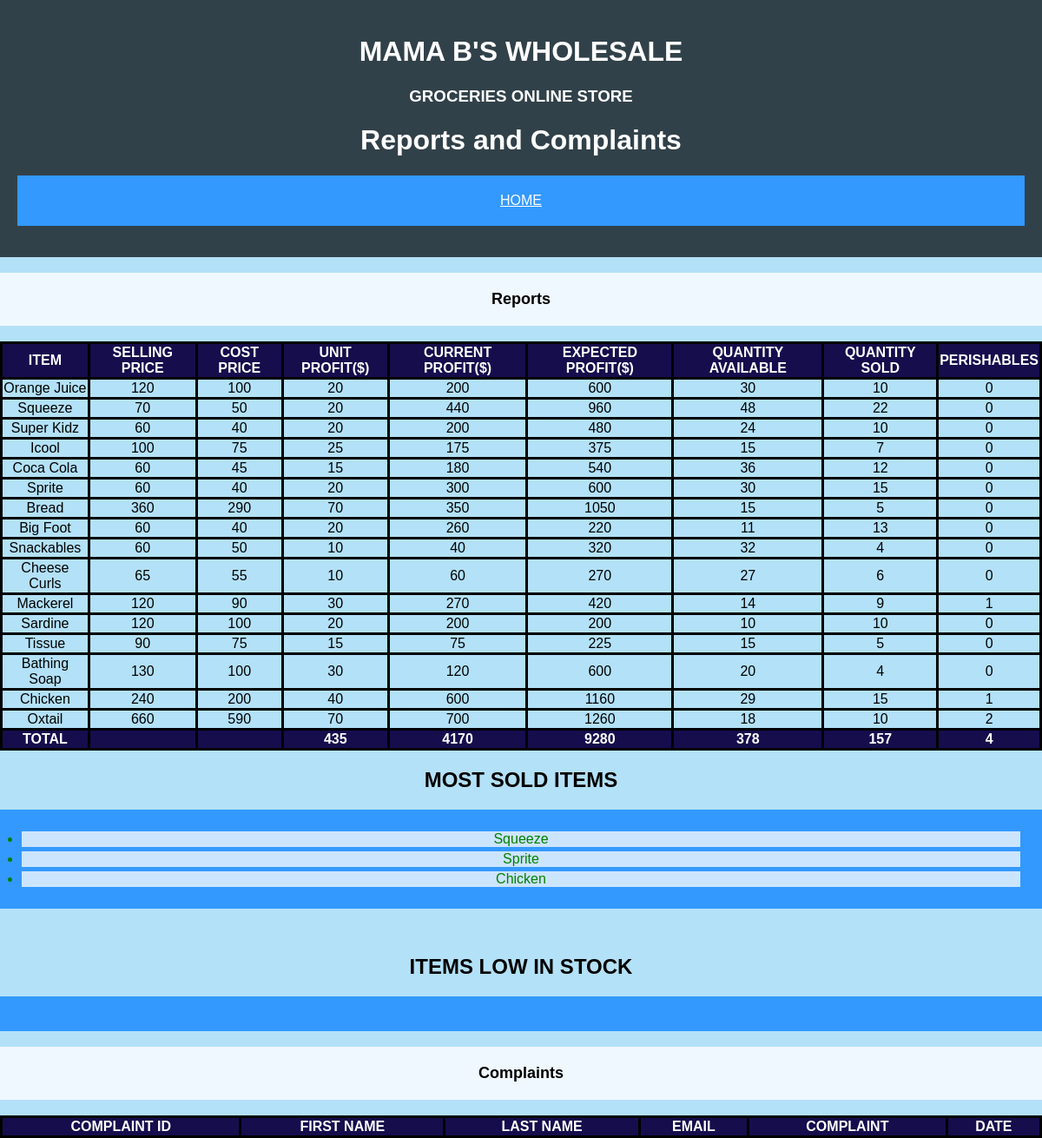
Screenshot of /PHP/Report.php with the database file from the repository.
### tables this page shows
CREATE TABLE ITEMS(
    Id INT NOT NULL AUTO_INCREMENT,
    name_item VARCHAR(64) NOT NULL,
    selling_price INT(255) NOT NULL,
    cost_price INT(255) NOT NULL,
    quantity_instock INT(255) NOT NULL, 
    supplier VARCHAR(64) NOT NULL,
    quantity_sold INT(255) NOT NULL,
    perishable INT(64) NOT NULL,
     PRIMARY KEY(Id)
);

### PHP/Report.php (the view, shortened to what this page needs)
<?php
$host = 'localhost';
$username = 'admin';
$password = 'mamab';
$dbname = 'INVENTORY';
$conn = new PDO("mysql:host=$host;dbname=$dbname", $username, $password);
$stmt = $conn->query("SELECT * FROM ITEMS;");
$results = $stmt->fetchAll(PDO::FETCH_ASSOC);
$total_unit = 0;
$total_current = 0;
$total_expect = 0;
$total_instock = 0;
$total_sold = 0;
$total_perishables = 0;
?>
<!DOCTYPE html>
<html lang="en">
<head>
    <link rel="stylesheet" href="../CSS/reports.css" />
</head>
<body>
    <header>
        <h1>MAMA B'S WHOLESALE</h1>
        <h3>GROCERIES ONLINE STORE</h3>
        <h1>Reports and Complaints</h1>
        <nav>
            <ul>
                <a href="http://localhost/Swen_project1/PHP/Inventory.php">HOME</a>
            </ul>
        </nav>
    </header>
    <main>
        <div class="firstDiv">
            <p class="message">Reports</p>
            <table>
                <tr>
                    <th>ITEM</th>
                    <th> SELLING PRICE </th>
                    <th>COST PRICE</th>
                    <th> UNIT PROFIT($) </th>
                    <th>CURRENT PROFIT($)</th>
                    <th>EXPECTED PROFIT($)</th>
                    <th>QUANTITY AVAILABLE</th>
                    <th>QUANTITY SOLD</th>
                    <th>PERISHABLES</th>
                </tr>
                <?php foreach ($results as $row) : ?>
                    <tr>
                        <td><?= $row['name_item'] ?></td>
                        <td><?= $row['selling_price']?></td>
                        <td><?= $row['cost_price']?></td>
                        <td><? echo $unit_profit = $row['selling_price'] - $row['cost_price']?></td>
                        <td><? echo $current_profit = $unit_profit * $row['quantity_sold']?></td>
                        <td><? echo $expect_profit = $unit_profit * $row['quantity_instock'] - $unit_profit * $row['perishable']?></td>
                        <td><?= $row['quantity_instock'] - $row['perishable'] ?></td>
                        <td><?= $row['quantity_sold'] ?></td>
                        <td><?= $row['perishable']?></td>
                    </tr>
                    <?php
                    $total_unit += $unit_profit;
                    $total_current += $current_profit;
                    $total_expect += $expect_profit;
                    $total_instock += $row['quantity_instock'];
                    $total_sold += $row['quantity_sold'];
                    $total_perishables += $row['perishable'];
                    ?>
                <?php endforeach; ?>
                <tr class="tfoot" id="tfoot">
                    <td>TOTAL</td>
                    <td></td>
                    <td></td>
                    <td><?= $total_unit ?></td>
                    <td><?= $total_current ?></td>
                    <td><?= $total_expect ?></td>
                    <td><?= $total_instock ?></td>
                    <td><?= $total_sold ?></td>
                    <td><?= $total_perishables?></td>
                </tr>
            </table>
            <h2>MOST SOLD ITEMS</h2>
            <ul>
                <?php foreach ($results as $row):?>
                    <?php if ($row['quantity_sold'] >= 15):?>
                        <li class="mostsold"><?= $row['name_item']?></li>
                    <?php endif;?>
                <?php endforeach;?>
            </ul>
            <br>
            <h2>ITEMS LOW IN STOCK</h2>
            <ul>
            </ul>
        </div>
        <div class="secondDiv ">
            <p class="message ">Complaints</p>
            <table>
                <tr>
                    <th>COMPLAINT ID</th>
                    <th>FIRST NAME </th>
                    <th>LAST NAME</th>
                    <th>EMAIL</th>
                    <th>COMPLAINT</th>
                    <th>DATE</th>
                </tr>
            </table>
        </div>
    </main>
</body>
</html>

### CSS/reports.css (style rules this page uses)
body { margin-top: 0; margin: auto; height: 100%; text-align: center; font-family: 'Gill Sans', 'Gill Sans MT', Calibri, 'Trebuchet MS', sans-serif; display: grid; grid-template-columns: auto; grid-template-rows: auto auto; background-color: rgb(179, 225, 247); }
header { grid-area: 1; background-color: rgb(49, 65, 73); padding: 20px; text-align: center; color: white; }
.firstDiv { grid-area: 1; }
.secondDiv { grid-area: 2; }
.message { padding-top: 20px; padding-bottom: 20px; background-color: aliceblue; font-size: large; font-weight: bolder; }
a { color: white; padding: 5px; text-align: center; }
li { text-decoration: none; }
ul { text-decoration: none; }
ul { background: #3399ff; padding: 20px; text-decoration: none; }
ul li { background: #cce5ff; margin: 5px; text-decoration: none; }
.mostsold { color: green; }
table { width: 100%; }
table, th, td { border: 3px solid black; border-collapse: collapse; }
th { text-align: center; background-color: rgb(22, 13, 77); color: white; font-weight: bolder; }
#tfoot { text-align: center; background-color: rgb(22, 13, 77); color: white; font-weight: bolder; }

### rows the page displays
items: name_item "Orange Juice", selling_price "120", cost_price "100", $unit_profit = $row['selling_price'] - $row['cost_price'] "20", $current_profit = $unit_profit * $row['quantity_sold'] "200", selling_price+cost_price+quantity_instock "600", $row['quantity_instock']-$row['perishable'] "30", quantity_sold "10", perishable "0"
items: name_item "Squeeze", selling_price "70", cost_price "50", $unit_profit = $row['selling_price'] - $row['cost_price'] "20", $current_profit = $unit_profit * $row['quantity_sold'] "440", selling_price+cost_price+quantity_instock "960", $row['quantity_instock']-$row['perishable'] "48", quantity_sold "22", perishable "0"
items: name_item "Super Kidz", selling_price "60", cost_price "40", $unit_profit = $row['selling_price'] - $row['cost_price'] "20", $current_profit = $unit_profit * $row['quantity_sold'] "200", selling_price+cost_price+quantity_instock "480", $row['quantity_instock']-$row['perishable'] "24", quantity_sold "10", perishable "0"
items: name_item "Icool", selling_price "100", cost_price "75", $unit_profit = $row['selling_price'] - $row['cost_price'] "25", $current_profit = $unit_profit * $row['quantity_sold'] "175", selling_price+cost_price+quantity_instock "375", $row['quantity_instock']-$row['perishable'] "15", quantity_sold "7", perishable "0"
items: name_item "Coca Cola", selling_price "60", cost_price "45", $unit_profit = $row['selling_price'] - $row['cost_price'] "15", $current_profit = $unit_profit * $row['quantity_sold'] "180", selling_price+cost_price+quantity_instock "540", $row['quantity_instock']-$row['perishable'] "36", quantity_sold "12", perishable "0"
items: name_item "Sprite", selling_price "60", cost_price "40", $unit_profit = $row['selling_price'] - $row['cost_price'] "20", $current_profit = $unit_profit * $row['quantity_sold'] "300", selling_price+cost_price+quantity_instock "600", $row['quantity_instock']-$row['perishable'] "30", quantity_sold "15", perishable "0"
items: name_item "Bread", selling_price "360", cost_price "290", $unit_profit = $row['selling_price'] - $row['cost_price'] "70", $current_profit = $unit_profit * $row['quantity_sold'] "350", selling_price+cost_price+quantity_instock "1050", $row['quantity_instock']-$row['perishable'] "15", quantity_sold "5", perishable "0"
items: name_item "Big Foot", selling_price "60", cost_price "40", $unit_profit = $row['selling_price'] - $row['cost_price'] "20", $current_profit = $unit_profit * $row['quantity_sold'] "260", selling_price+cost_price+quantity_instock "220", $row['quantity_instock']-$row['perishable'] "11", quantity_sold "13", perishable "0"
items: name_item "Snackables", selling_price "60", cost_price "50", $unit_profit = $row['selling_price'] - $row['cost_price'] "10", $current_profit = $unit_profit * $row['quantity_sold'] "40", selling_price+cost_price+quantity_instock "320", $row['quantity_instock']-$row['perishable'] "32", quantity_sold "4", perishable "0"
items: name_item "Cheese Curls", selling_price "65", cost_price "55", $unit_profit = $row['selling_price'] - $row['cost_price'] "10", $current_profit = $unit_profit * $row['quantity_sold'] "60", selling_price+cost_price+quantity_instock "270", $row['quantity_instock']-$row['perishable'] "27", quantity_sold "6", perishable "0"
items: name_item "Mackerel", selling_price "120", cost_price "90", $unit_profit = $row['selling_price'] - $row['cost_price'] "30", $current_profit = $unit_profit * $row['quantity_sold'] "270", selling_price+cost_price+quantity_instock "420", $row['quantity_instock'] - $row['perishable'] "14", quantity_sold "9", perishable "1"
items: name_item "Sardine", selling_price "120", cost_price "100", $unit_profit = $row['selling_price'] - $row['cost_price'] "20", $current_profit = $unit_profit * $row['quantity_sold'] "200", selling_price+cost_price+quantity_instock "200", $row['quantity_instock']-$row['perishable'] "10", quantity_sold "10", perishable "0"
items: name_item "Tissue", selling_price "90", cost_price "75", $unit_profit = $row['selling_price'] - $row['cost_price'] "15", $current_profit=$unit_profit*$row['quantity_sold'] "75", selling_price+cost_price+quantity_instock "225", $row['quantity_instock']-$row['perishable'] "15", quantity_sold "5", perishable "0"
items: name_item "Bathing Soap", selling_price "130", cost_price "100", $unit_profit = $row['selling_price'] - $row['cost_price'] "30", $current_profit = $unit_profit * $row['quantity_sold'] "120", selling_price+cost_price+quantity_instock "600", $row['quantity_instock']-$row['perishable'] "20", quantity_sold "4", perishable "0"
items: name_item "Chicken", selling_price "240", cost_price "200", $unit_profit = $row['selling_price'] - $row['cost_price'] "40", $current_profit = $unit_profit * $row['quantity_sold'] "600", selling_price+cost_price+quantity_instock "1160", $row['quantity_instock'] - $row['perishable'] "29", quantity_sold "15", perishable "1"
items: name_item "Oxtail", selling_price "660", cost_price "590", $unit_profit = $row['selling_price'] - $row['cost_price'] "70", $current_profit = $unit_profit * $row['quantity_sold'] "700", selling_price+cost_price+quantity_instock "1260", $row['quantity_instock'] - $row['perishable'] "18", quantity_sold "10", perishable "2"

### other values shown
$total_unit "435"
$total_current "4170"
$total_expect "9280"
$total_instock "378"
$total_sold "157"
$total_perishables "4"
